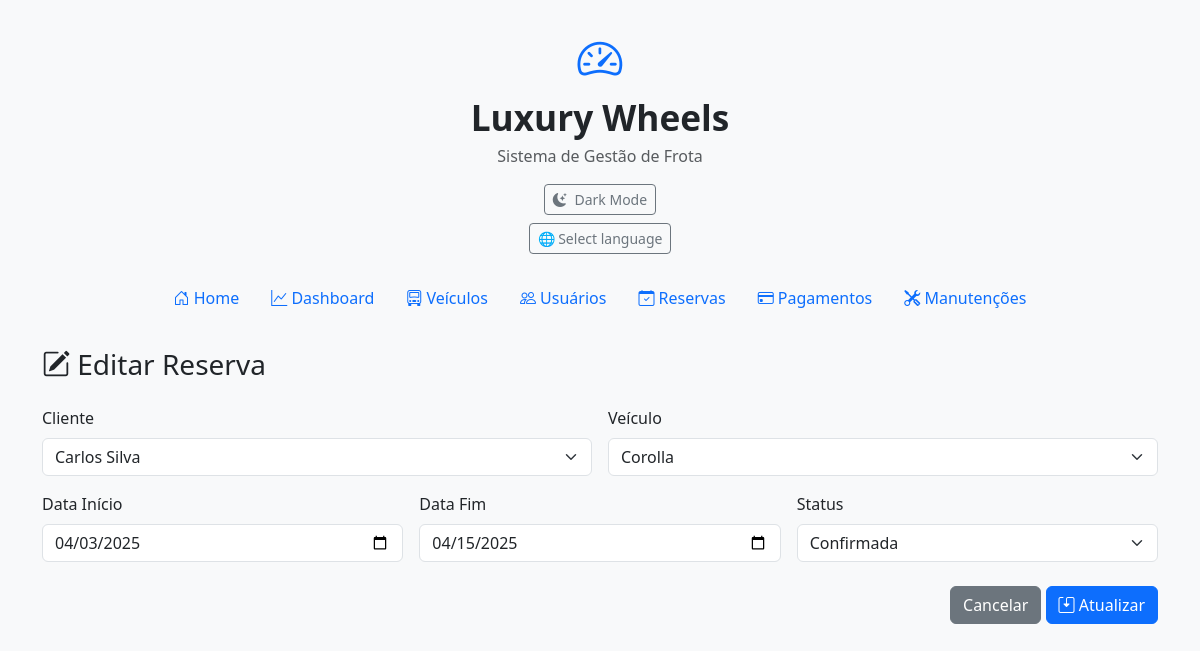
Screenshot of /reservas/editar/1 with the database file from the repository.
### tables this page shows
CREATE TABLE reservas (
                        id INTEGER PRIMARY KEY AUTOINCREMENT,
                        veiculo_id INTEGER,
                        cliente_id INTEGER,
                        data_inicio DATE,
                        data_fim DATE,
                        status TEXT,
                        FOREIGN KEY (veiculo_id) REFERENCES veiculos(id),
                        FOREIGN KEY (cliente_id) REFERENCES clientes(id));

CREATE TABLE clientes (
                        id INTEGER PRIMARY KEY AUTOINCREMENT,
                        nome TEXT NOT NULL,
                        email TEXT NOT NULL,
                        telefone TEXT NOT NULL);

CREATE TABLE veiculos (
                        id INTEGER PRIMARY KEY AUTOINCREMENT,
                        marca TEXT NOT NULL,
                        modelo TEXT NOT NULL,
                        categoria TEXT,
                        transmissao TEXT,
                        tipo TEXT,
                        capacidade INTEGER,
                        imagem TEXT,
                        diaria REAL,
                        ultima_revisao DATE,
                        proxima_revisao DATE,
                        inspecao DATE,
                        status TEXT,
                        placa TEXT);

### app.py (the view, shortened to what this page needs)
@app.route("/reservas/editar/<int:id>", methods=["GET", "POST"])
def editar_reserva(id):
    conexao = conectar_bd()
    cursor = conexao.cursor()
    cursor.execute("SELECT * FROM reservas WHERE id=?", (id,))
    reserva = cursor.fetchone()
    cursor.execute("SELECT id, nome FROM clientes")
    clientes = cursor.fetchall()
    cursor.execute("SELECT id, modelo FROM veiculos")
    veiculos = cursor.fetchall()
    conexao.close()
    return render_template("edit_reserva.html", reserva=reserva, clientes=clientes, veiculos=veiculos)

### database.py (called while the page is built)
def conectar_bd():
    return sqlite3.connect(DB_PATH)

### templates/edit_reserva.html (shortened to what this page needs)
{% extends "base.html" %}
{% block content %}
    <h3 class="mb-4"><i class="bi bi-pencil-square"></i> Editar Reserva</h3>
    <form method="POST" class="row g-3">
        <div class="col-md-6">
            <label class="form-label">Cliente</label>
            <select name="cliente_id" class="form-select" required>
                {% for cliente in clientes %}
                    <option value="{{ cliente[0] }}" {% if cliente[0] == reserva[2] %}selected{% endif %}>{{ cliente[1] }}</option>
                {% endfor %}
            </select>
        </div>
        <div class="col-md-6">
            <label class="form-label">Veículo</label>
            <select name="veiculo_id" class="form-select" required>
                {% for veiculo in veiculos %}
                    <option value="{{ veiculo[0] }}" {% if veiculo[0] == reserva[1] %}selected{% endif %}>{{ veiculo[1] }}</option>
                {% endfor %}
            </select>
        </div>
        <div class="col-md-4">
            <label class="form-label">Data Início</label>
            <input type="date" name="data_inicio" value="{{ reserva[3] }}" class="form-control" required>
        </div>
        <div class="col-md-4">
            <label class="form-label">Data Fim</label>
            <input type="date" name="data_fim" value="{{ reserva[4] }}" class="form-control" required>
        </div>
        <div class="col-md-4">
            <label class="form-label">Status</label>
            <select name="status" class="form-select" required>
    <option value="Confirmada" {% if reserva[5] == "Confirmada" %}selected{% endif %}>Confirmada</option>
</select>
        </div>
        <div class="col-12 text-end mt-4">
            <a href="{{ url_for('listar_reservas') }}" class="btn btn-secondary">Cancelar</a>
            <button type="submit" class="btn btn-primary">
                <i class="bi bi-save2"></i> Atualizar
            </button>
        </div>
    </form>
{% endblock %}

### templates/base.html (style rules this page uses)
body.light-mode { background-color: #f8f9fa; color: #212529; }

### rows the page displays
reservas: cliente_id "Carlos Silva", veiculo_id "Corolla", data_inicio "04/03/2025", data_fim "04/15/2025", status "Confirmada"
